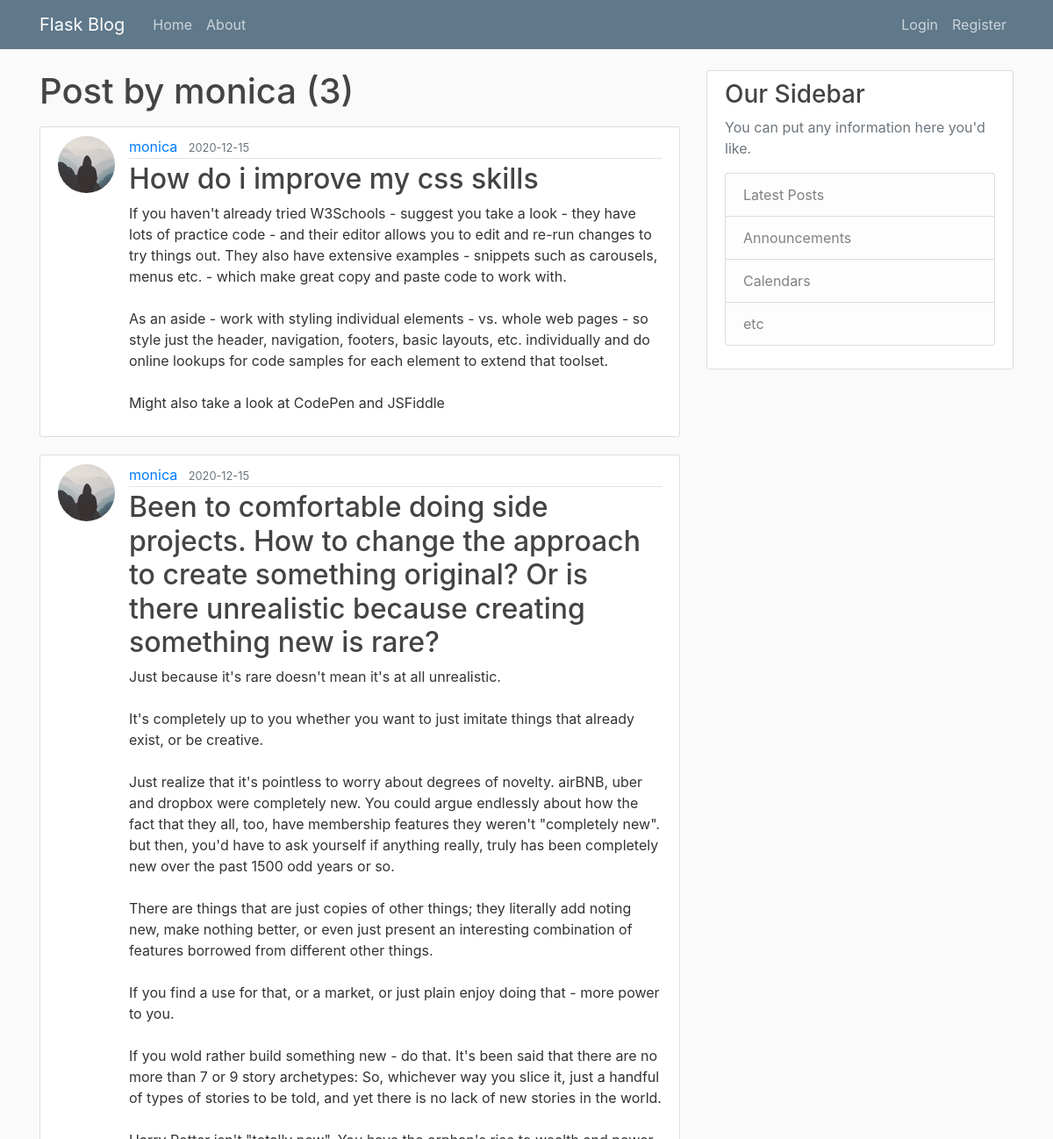
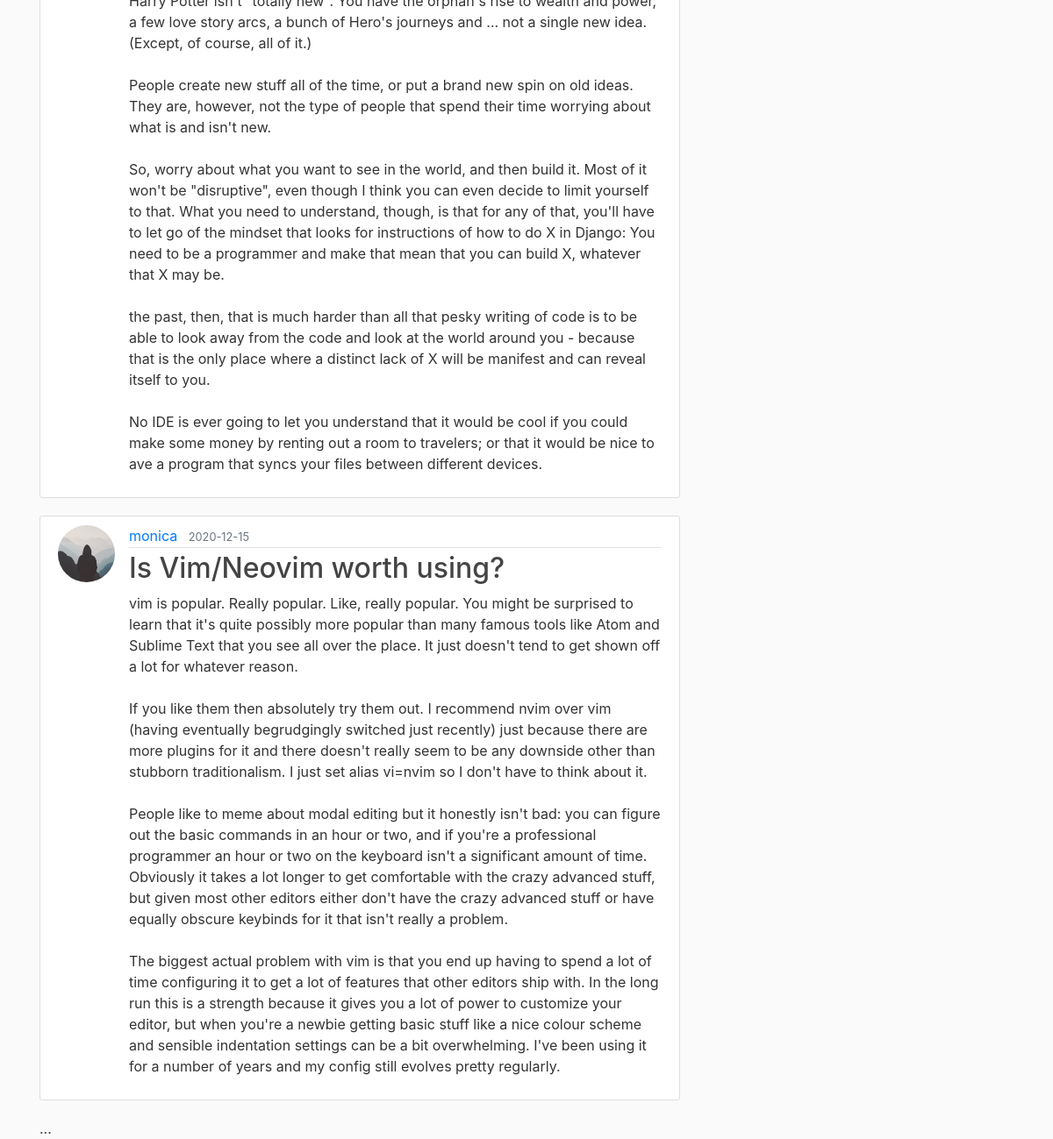
Screenshot of /user/monica with the database file from the repository (2 pictures, top to bottom).
### flaskblog/models.py (models this page shows, shortened)
class User(db.Model, UserMixin):
    id = db.Column(db.Integer, primary_key=True)
    username = db.Column(db.String(20), unique=True, nullable=False)
    email = db.Column(db.String(120), unique=True, nullable=False)
    image_file = db.Column(db.String(20), nullable=False, default='default.jpg')
    password = db.Column(db.String(60), nullable=False)
    posts = db.relationship('Post', backref='author', lazy=True)

class Post(db.Model):
    id = db.Column(db.Integer, primary_key=True)
    title = db.Column(db.String(100), nullable=False)
    date_posted = db.Column(db.DateTime, nullable=False, default=datetime.utcnow)
    content = db.Column(db.Text, nullable=False)
    user_id = db.Column(db.Integer, db.ForeignKey('user.id'), nullable=False)

### flaskblog/users/routes.py (the view)
@users.route('/user/<string:username>')
def user_posts(username):
    page = request.args.get('page',1,type=int)
    user = User.query.filter_by(username=username).first_or_404()
    posts = Post.query.filter_by(author=user)\
        .order_by(Post.date_posted.desc())\
        .paginate(page=page,per_page=5)
    return render_template('user_posts.html', posts=posts, user=user)

### flaskblog/templates/user_posts.html
{% extends "layout.html" %}
{% block content %}
<h1 class="mb-3">Post by {{ user.username }} ({{ posts.total }})</h1>
{% for post in posts.items %}
<article class="media content-section">
    <img class="rounded-circle article-img"
        src="{{ url_for('static', filename='profile_pics/' + post.author.image_file) }}">
    <div class="media-body">
        <div class="article-metadata">
            <a class="mr-2"
                href="{{ url_for('users.user_posts', username=post.author.username) }}">{{
                post.author.username }}
            </a>
            <small class="text-muted">{{ post.date_posted.strftime('%Y-%m-%d')
                }}</small>
        </div>
        <h2><a class="article-title"
                href="{{ url_for('posts.post', post_id=post.id)}}">{{ post.title
                }}</a>
        </h2>
        <p class="article-content">{{ post.content }}</p>
    </div>
</article>
{% endfor %}
{% for post in posts.iter_pages(left_edge=1, right_edge=1, left_current=1,
right_current=2) %}
{% if page_num %}
{% if post.page == page_num %}
<a class="btn btn-info mb-4"
    href="{{ url_for('users.user_posts', username=user.username, page=page_num)}}">{{
    page_num }}</a>
{% else %}
<a class="btn btn-outline-info mb-4"
    href="{{ url_for('users.user_posts', username=user.username, page=page_num)}}">{{
    page_num }}</a>
{% endif %}
{% else %}
...
{% endif %}
{% endfor %}
{% endblock content%}

### flaskblog/templates/layout.html (shortened to what this page needs)
<!DOCTYPE html>
<html>
<head>
    <link rel="stylesheet"
        href="https://cdn.jsdelivr.net/npm/bootstrap@4.5.3/dist/css/bootstrap.min.css"
>
    <link rel="stylesheet" type="text/css"
        href="{{ url_for('static', filename='main.css')}}">
</head>
<body>
    <header class="site-header">
        <nav class="navbar navbar-expand-md navbar-dark bg-steel fixed-top">
            <div class="container">
                <a class="navbar-brand mr-4" href="/">Flask Blog</a>
                <div class="collapse navbar-collapse" id="navbarToggle">
                    <div class="navbar-nav mr-auto">
                        <a class="nav-item nav-link"
                            href="{{ url_for('main.home') }}">Home</a>
                        <a class="nav-item nav-link"
                            href="{{ url_for('main.about') }}">About</a>
                    </div>
                    <div class="navbar-nav">
                        {% if current_user.is_authenticated %}
                        <a class="nav-item nav-link"
                            href="{{ url_for('posts.new_post') }}">New Post</a>
                        <a class="nav-item nav-link"
                            href="{{ url_for('users.account') }}">Account</a>
                        <a class="nav-item nav-link"
                            href="{{ url_for('users.logout') }}">Logout</a>
                        {% else %}
                        <a class="nav-item nav-link"
                            href="{{ url_for('users.login') }}">Login</a>
                        <a class="nav-item nav-link"
                            href="{{ url_for('users.register') }}">Register</a>
                        {% endif %}
                    </div>
                </div>
            </div>
        </nav>
    </header>
    <main role="main" class="container">
        <div class="row">
            <div class="col-md-8">
                {% block content %}{% endblock %}
            </div>
            <div class="col-md-4">
                <div class="content-section">
                    <h3>Our Sidebar</h3>
                    <p class='text-muted'>You can put any information here you'd
                        like.
                    <ul class="list-group">
                        <li class="list-group-item list-group-item-light">Latest
                            Posts</li>
                        <li class="list-group-item list-group-item-light">
                            Announcements</li>
                        <li class="list-group-item list-group-item-light">
                            Calendars</li>
                        <li class="list-group-item list-group-item-light">etc
                        </li>
                    </ul>
                    </p>
                </div>
            </div>
        </div>
    </main>
</body>
</html>

### flaskblog/static/main.css (style rules this page uses)
body { background: #fafafa; color: #333333; margin-top: 5rem; }
h1, h2, h3, h4, h5, h6 { color: #444444; }
.bg-steel { background-color: #5f788a; }
.site-header .navbar-nav .nav-link { color: #cbd5db; }
.content-section { background: #ffffff; padding: 10px 20px; border: 1px solid #dddddd; border-radius: 3px; margin-bottom: 20px; }
.article-title { color: #444444; }
.article-content { white-space: pre-line; }
.article-img { height: 65px; width: 65px; margin-right: 16px; }
.article-metadata { padding-bottom: 1px; margin-bottom: 4px; border-bottom: 1px solid #e3e3e3 }

### rows the page displays
User: username "monica"
Post: image_file (placeholder picture), author.username "monica", date_posted "2020-12-15", title "How do i improve my css skills", content "If you haven't already tried W3Schools - suggest you take a look - they have lots of practice code - and their editor allows you to edit and re-run changes to try things out. They also have extensive examples - snippets such as carousels, menus etc. - which make great copy and paste code to work with. As an aside - work with styling individual elements - vs. whole web pages - so style just the header, navigation, footers, basic layouts, etc. individually and do online lookups for code samples for each element to extend that toolset. Might also take a look at CodePen and JSFiddle"
Post: image_file (placeholder picture), author.username "monica", date_posted "2020-12-15", title "Been to comfortable doing side projects. How to change the approach to create something original? Or is there unrealistic because creating something new is rare?", content "Just because it's rare doesn't mean it's at all unrealistic. It's completely up to you whether you want to just imitate things that already exist, or be creative. Just realize that it's pointless to worry about degrees of novelty. airBNB, uber and dropbox were completely new. You could argue endlessly about how the fact that they all, too, have membership features they weren't \"completely new\". but then, you'd have to ask yourself if anything really, truly has been completely new over the past 1500 odd years or so. There are things that are just copies of other things; they literally add noting new, make nothing better, or even just present an interesting combination of features borrowed…"
Post: image_file (placeholder picture), author.username "monica", date_posted "2020-12-15", title "Is Vim/Neovim worth using?", content "vim is popular. Really popular. Like, really popular. You might be surprised to learn that it's quite possibly more popular than many famous tools like Atom and Sublime Text that you see all over the place. It just doesn't tend to get shown off a lot for whatever reason. If you like them then absolutely try them out. I recommend nvim over vim (having eventually begrudgingly switched just recently) just because there are more plugins for it and there doesn't really seem to be any downside other than stubborn traditionalism. I just set alias vi=nvim so I don't have to think about it. People like to meme about modal editing but it honestly isn't bad: you can figure out the basic commands in an…"

### other values shown
{{ posts.total }} "3"
